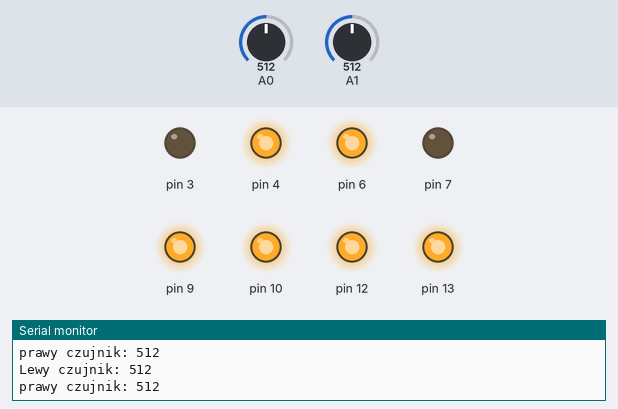
The sketch below on a simulated Arduino Uno, built with avr-gcc and run on an emulated ATmega328P. Shown: output pins drawn as LEDs (lit = HIGH), the last lines printed to the serial monitor. The inputs (shaded band) are chosen by the test bench; at power-on: A0 = 512, A1 = 512.

Above: at 1.2 s.
1.3 s: A0 set to 0
At 2.3 s:
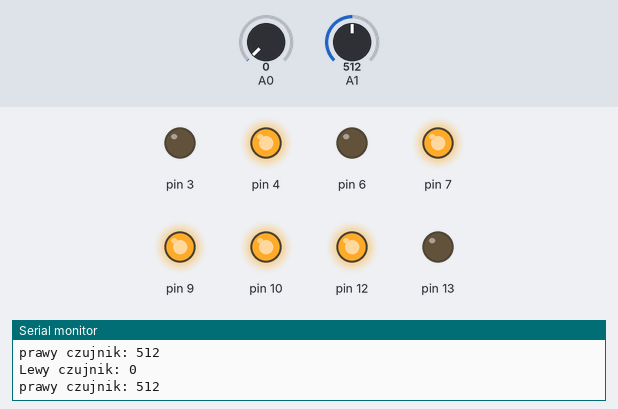
2.8 s: A1 set to 0
At 3.4 s:
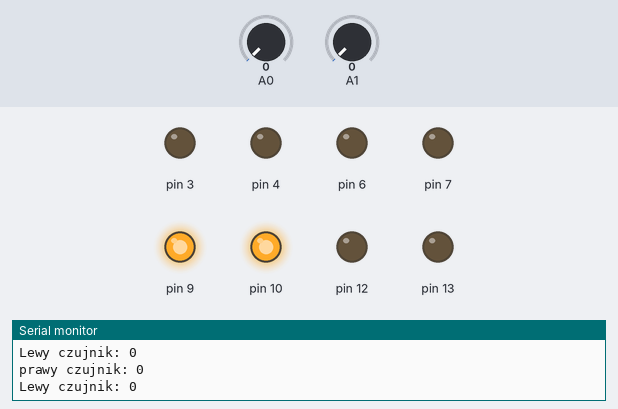
4.3 s: A0 set to 2
5.8 s: A0 set to 5
At 6.4 s:
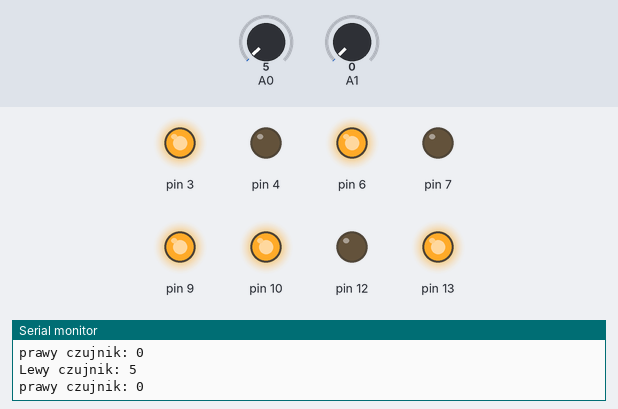
7.3 s: A1 set to 2
8.8 s: A1 set to 5
At 9.4 s:
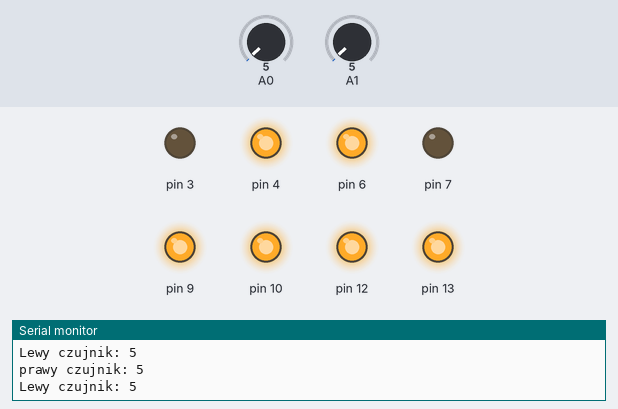
Timing chart, 0 to 11.8 s (numbered marks = the images above; inputs shaded):
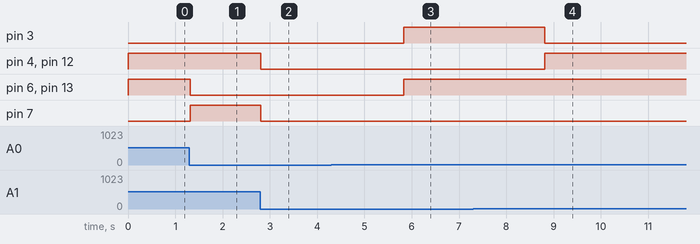

Measured:
- the behaviour switches between 3 and 4 on A0 (found by bisection; images 2 and 3)
- the behaviour switches between 3 and 4 on A1 (found by bisection; images 3 and 4)
- after the input at 1.3 s, pin 6, pin 13: HIGH → LOW at once; pin 7: LOW → HIGH at once
- after the input at 2.8 s, pin 4, pin 7, pin 12: HIGH → LOW at once
- after the input at 5.8 s, pin 3, pin 6, pin 13: LOW → HIGH at once
- after the input at 8.8 s, pin 3: HIGH → LOW at once; pin 4, pin 12: LOW → HIGH at once

The sketch:

Line_Followe_Arduino_Code.ino
```cpp
void setup() {
  pinMode(A0, INPUT);
  pinMode(A1, INPUT);
  pinMode(3, OUTPUT);
  pinMode(4, OUTPUT);
  pinMode(6, OUTPUT);
  pinMode(7, OUTPUT);
  pinMode(12, OUTPUT);
  pinMode(13, OUTPUT);
  pinMode(9, OUTPUT);
  digitalWrite(9, HIGH);
  pinMode(10, OUTPUT);
  digitalWrite(10, HIGH);
  //delay(300);
  Serial.begin(9600);

}

void loop() {
  Serial.print("Lewy czujnik: ");
  Serial.println(analogRead(A0));
Serial.print("prawy czujnik: ");
  Serial.println(analogRead(A1));


if(analogRead(A0)  > 3){
    digitalWrite(13, HIGH);}
  else{
    digitalWrite(13, LOW);
  }
if(analogRead(A1) > 3){
    digitalWrite(12, HIGH);}
  else{
    digitalWrite(12, LOW);
  }

if(analogRead(A1) > 3 && analogRead(A0) < 3){
  digitalWrite (3,LOW);
  digitalWrite(4,HIGH);
  digitalWrite (6,LOW);
  digitalWrite(7,HIGH);
}

else if(analogRead(A1) < 3 && analogRead(A0)>3){
  digitalWrite (3,HIGH);
  digitalWrite(4,LOW);
  digitalWrite (6,HIGH);
  digitalWrite(7,LOW);
}

else if(analogRead(A1)>3 && analogRead(A0)>3){
  digitalWrite (3,LOW);
  digitalWrite(4,HIGH);
  digitalWrite (6,HIGH);
  digitalWrite(7,LOW);
}

else if(analogRead(A1)<3 && analogRead(A0)<3){
  digitalWrite (3,LOW);
  digitalWrite(4,LOW);
  digitalWrite (6,LOW);
  digitalWrite(7,LOW);
}

}
```

main.c
```cpp
/*
 * Line_Follower.c
 *
 * Created: 20.06.2020 20:51:17
 * Author : Micha³ Mucha, Maciej Radym
 */

#include <avr/io.h>

void adc_init()
{
	ADMUX = (1<<REFS0); //ADC Multiplexer Slection Register, REFS0 odpowiada nadanie napiêcia odniesienia
	ADCSRA = (1<<ADEN)|(1<<ADPS2)|(1<<ADPS1)|(1<<ADPS0); //ADC Control and Status Register A
	//ADEN - ADC Enable
	//ADPS2:0 - ADC Prescaler Select Bits. prescaler zale¿y od ustawienia tych 3 bitów. Gdy wszystkie s¹ ustawione na stan wysoki dzielnik wynosi 128
}

uint16_t adc_read(uint8_t ch)
{
	ch &= 0b00000111;
	ADMUX = (ADMUX & 0xF8)|ch; //ustawienie dolnych 3 bitów na stan niski
	ADCSRA |= (1<<ADSC); //rozpoczêcie konwersji
	while(ADCSRA & (1<<ADSC)); //po skoñczonej konwersji ADSC przyjmuje stan '0'
	return (ADC);
}

int main()
{
	DDRC = 0x00; //ustawienie portu C jako wej cie
	DDRB = 0xff; //ustawienie portu B jako wyj cie
	DDRD = 0xff; //ustawienie portu D jako wyj cie
	PORTB |= (1<<PORTB1); //ustawienie pinu 1 portu B w stan wysoki
	PORTB |= (1<<PORTB2); //ustawienie pinu 2 portu B w stan wysoki. Wyprowadzenia tych pinów pod³¹czone s¹ do L293D zastêpuj¹ sygna³ PWM.
	uint16_t adc_result0, adc_result1;
	adc_init();

	while(1)
	{
		adc_result0 = adc_read(0);      //wywo³anie funkcji odczytu z czujnika i zapisanie warto ci w zmiennej
		adc_result1 = adc_read(1);      //wywo³anie funkcji odczytu z czujnika i zapisanie warto ci w zmiennej

		if(adc_result0 > 5 && adc_result1 >5){ //warunek sprawdzaj¹cy czy czujniki wykrywaj¹ liniê, ten przypadek pokrywa stan gdy ¿aden z czujników nie znajduje siê nad lini¹
			PORTD |= (1<<PORTD6); //ustawienie pinu 6 portu D w stan wysoki
			PORTD |= (1<<PORTD4); //ustawienie pinu 4 portu D w stan wysoki
		}
		if(adc_result0 > 5 && adc_result1 < 5){
			PORTD &= ~(1<<PORTD6); ////ustawienie pinu6 portu D w stan niski
			PORTD |= (1<<PORTD4);
		}
		if(adc_result0 < 5 && adc_result1 > 5){
			PORTD &= ~(1<<PORTD4);
			PORTD |= (1<<PORTD6);

		}
		if(adc_result0 < 5 && adc_result1 < 5){
			PORTD &= ~(1<<PORTD4);
			PORTD &= ~(1<<PORTD6);

		}
	}
}
```
